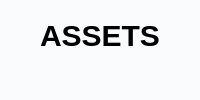
      <widget class="QWidget" name="page_Assets_2">
       <property name="styleSheet">
        <string notr="true">QWidget{
	background-color:#fafbfd;
    border:0px;
}</string>
       </property>
       <layout class="QVBoxLayout" name="verticalLayout_36">
        <property name="spacing">
         <number>0</number>
        </property>
        <property name="leftMargin">
         <number>0</number>
        </property>
        <property name="topMargin">
         <number>0</number>
        </property>
        <property name="rightMargin">
         <number>0</number>
        </property>
        <property name="bottomMargin">
         <number>0</number>
        </property>
        <item>
         <widget class="QFrame" name="frame_CentralControl_9">
          <property name="styleSheet">
           <string notr="true">QFrame{

	background-color:#fafbfd;
   border:0px;
}</string>
          </property>
          <property name="frameShape">
           <enum>QFrame::StyledPanel</enum>
          </property>
          <property name="frameShadow">
           <enum>QFrame::Raised</enum>
          </property>
          <layout class="QVBoxLayout" name="verticalLayout_37">
           <item>
            <widget class="QFrame" name="frame_17">
             <property name="frameShape">
              <enum>QFrame::StyledPanel</enum>
             </property>
             <property name="frameShadow">
              <enum>QFrame::Raised</enum>
             </property>
             <layout class="QHBoxLayout" name="horizontalLayout_30">
              <item>
               <widget class="QLabel" name="label_9">
                <property name="styleSheet">
                 <string notr="true">QLabel{

		font-size:30px;
	    border:0px;
	font-weight: bold;


}</string>
                </property>
                <property name="text">
                 <string>ASSETS</string>
                </property>
                <property name="alignment">
                 <set>Qt::AlignCenter</set>
                </property>
               </widget>
              </item>
             </layout>
            </widget>
           </item>
           <item>
            <widget class="QFrame" name="frame_CentralBottom_9">
             <property name="frameShape">
              <enum>QFrame::StyledPanel</enum>
             </property>
             <property name="frameShadow">
              <enum>QFrame::Raised</enum>
             </property>
             <layout class="QHBoxLayout" name="horizontalLayout_31"/>
            </widget>
           </item>
          </layout>
         </widget>
        </item>
       </layout>
      </widget>
